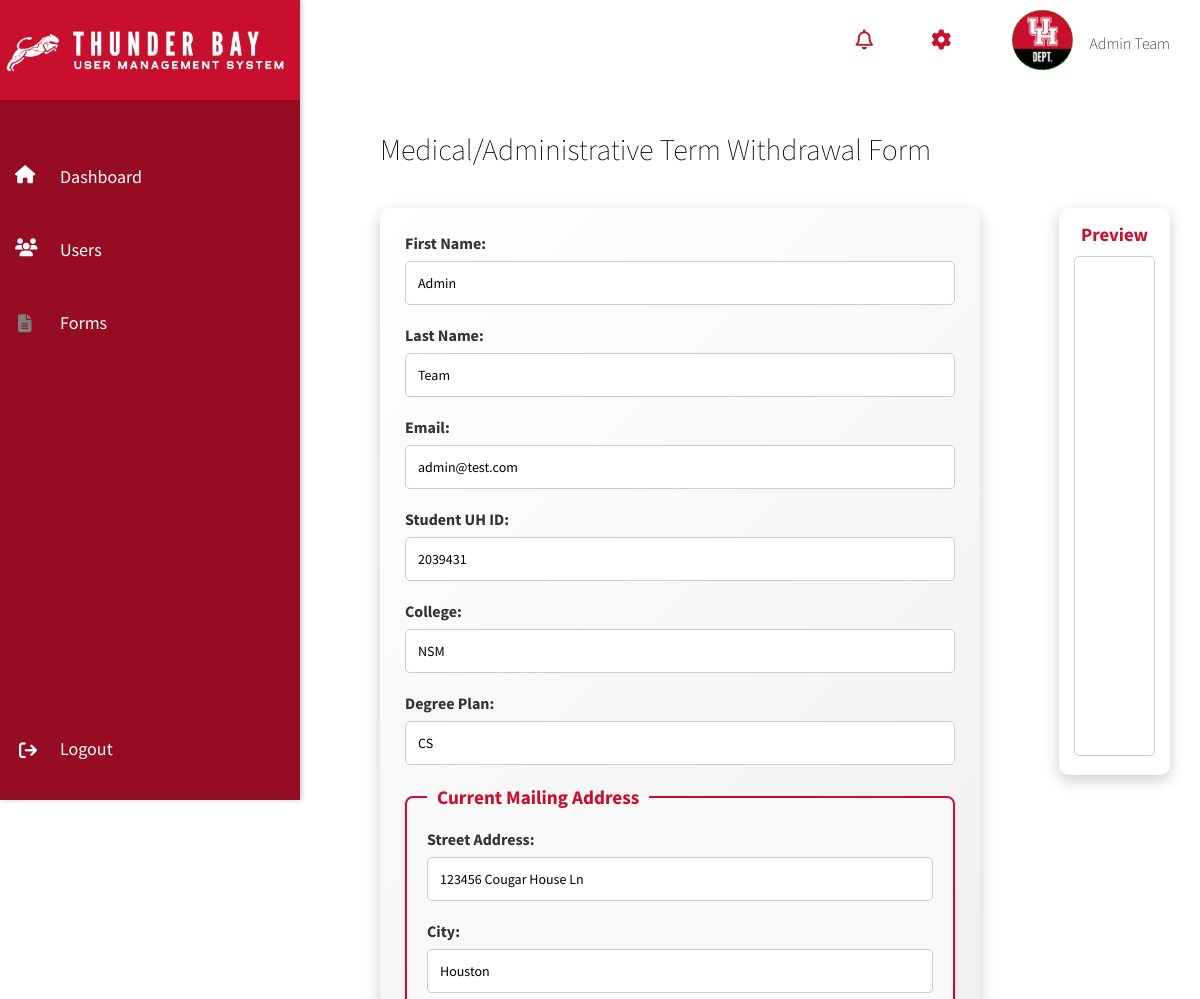
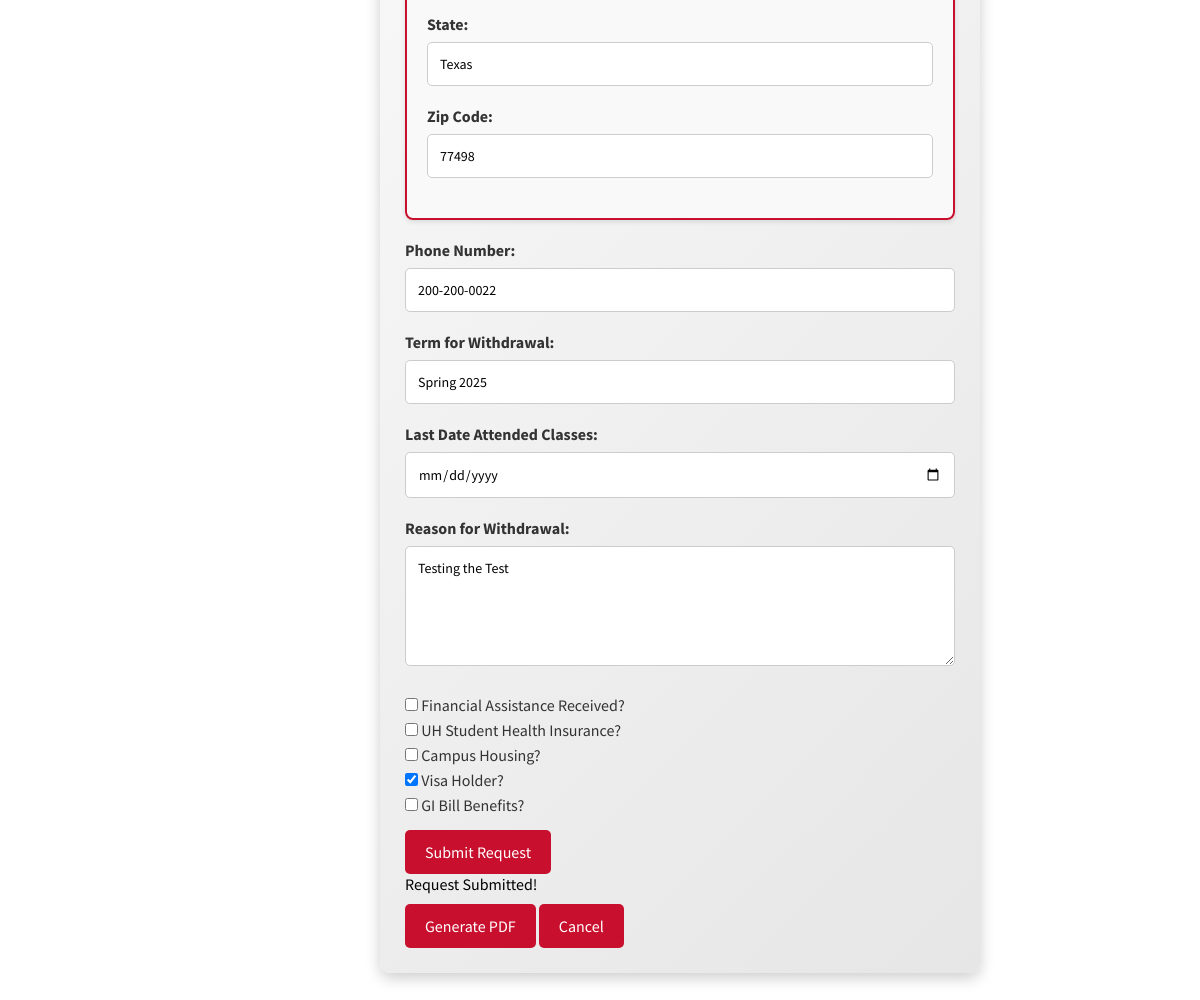
/fill-form/withdrawal/ (signed in), run on the app's committed database (2 pictures, top to bottom).
### usr_mgmt_app/models.py (models this page shows, shortened)
class UserProfile(AbstractUser):
    ROLE_CHOICES = [
        ('admin', 'Admin'),
        ('moderator', 'Moderator'),
        ('user', 'User'),
    ]
    ACADEMIC_LEVEL_CHOICES = [
        ('undergraduate', 'Undergraduate'),
        ('graduate', 'Graduate'),
    ]
    cougar_id = models.CharField(max_length=7,unique=True,null=True,blank=True,validators=[RegexValidator(regex=r'^\d{7}$', message='Cougar ID must be exactly 7 digits')])
    role = models.CharField(max_length=10, choices=ROLE_CHOICES, default='user')
    academic_level = models.CharField(max_length=15, choices=ACADEMIC_LEVEL_CHOICES, null=True, blank=True)
    profile_picture = models.ImageField(upload_to='profile_pictures/', null=True, blank=True)
    profile_banner = models.ImageField(upload_to='banner_pictures/', null=True,blank=True)
    bio = models.TextField(null=True, blank=True)
    is_active = models.BooleanField(default=True)
    created_at = models.DateTimeField(auto_now_add=True)
    updated_at = models.DateTimeField(auto_now=True)
    signature = models.ImageField(upload_to='signatures/', null=True, blank=True, validators=[validate_signature_file])
    groups = models.ManyToManyField(Group, related_name="userprofile_groups", blank=True)
    user_permissions = models.ManyToManyField(Permission, related_name="userprofile_permissions", blank=True)
    unit = models.ForeignKey(Unit, null=True, blank=True, on_delete=models.SET_NULL)
    class Meta:
        permissions = [
            ("can_read", "Can read data"),
            ("can_edit", "Can edit data"),
            ("can_manage_users", "Can activate/deactivate and delete users"),
            ("can_approve", "Can approve requests"),  # Added new permission
        ]

class WithdrawalRequest(models.Model):
    STATUS_CHOICES = [
        ('draft', 'Draft'),
        ('pending', 'Pending'),
        ('returned', 'Returned'),
        ('approved', 'Approved'),
    ]
    user = models.ForeignKey(UserProfile, on_delete=models.CASCADE, related_name="withdrawal_requests")
    student_id = models.CharField(max_length=7, default="0000000")
    middle_name = models.CharField(max_length=50, blank=True, null=True)  # New field for middle name
    email = models.EmailField(default="example@example.com")  # New field for email
    college = models.CharField(max_length=100, default="Unknown College")
    degree_plan = models.CharField(max_length=100, default="Unknown Degree Plan")
    status = models.CharField(max_length=20, choices=STATUS_CHOICES, default='Draft')
    street_address = models.CharField(max_length=255, default="No address provided")
    city = models.CharField(max_length=100, default="Unknown City")
    state = models.CharField(max_length=50, default="Unknown State")
    zipcode = models.CharField(max_length=10, default="00000")
    phone = models.CharField(max_length=15, default="000-000-0000")
    withdrawal_term = models.CharField(max_length=20, default="Spring 2025")
    last_attendance_date = models.DateField(null=True, blank=True)
    withdrawal_reason = models.TextField(default="No reason provided")
    financial_assistance = models.BooleanField(default=False)
    uh_health_insurance = models.BooleanField(default=False)
    campus_housing = models.BooleanField(default=False)
    visa_holder = models.BooleanField(default=False)
    gi_bill = models.BooleanField(default=False)
    student_initial = models.CharField(max_length=1, default="-")
    pdf_document = models.FileField(upload_to="generated_pdfs/", null=True, blank=True)
    created_at = models.DateTimeField(auto_now_add=True)

### usr_mgmt_app/views.py (the view, shortened to what this page needs)
# urls.py: path("fill-form/withdrawal/", views.fill_withdrawal_form, name="fill_withdrawal_form"),
def fill_withdrawal_form(request):
    user = request.user
    existing_request = WithdrawalRequest.objects.filter(user=user).first()
    withdrawal_request = existing_request or WithdrawalRequest.objects.filter(user=user).last()
    return render(
        request,
        "forms/withdrawal_form.html",
        {
            "withdrawal_request": withdrawal_request,
            "MEDIA_URL": settings.MEDIA_URL
        }
    )

### templates/forms/withdrawal_form.html (shortened to what this page needs)
{% load static %}
<!DOCTYPE html>
<html lang="en">
<head>
    <link rel="stylesheet" href="{% static 'css/dashboard.css' %}">
    <link rel="stylesheet" href="{% static 'css/academic_forms.css' %}">
</head>
<body>
<nav class="navbar">
    <div class="navbar-content">
        <i id="notifications_icon" class="fa-regular fa-bell"></i>
<div class="dropdown-wrapper">
    <i id="settings_icon" class="fa-solid fa-gear"></i>
</div>
<div class="dropdown-wrapper">
    <div class="navbar_user">
        {% if user.profile_picture %}
            <img class="profile_picture" src="{{ user.profile_picture.url }}" alt="profile picture">
        {% else %}
            <img class="profile_picture" src="{% static 'images/default_profile.png' %}" alt="Default profile picture">
        {% endif %}
        <span class="navbar_username">{{ user.first_name }} {{ user.last_name }}</span>
    </div>
</div>
    </div>
</nav>
    <div class="sidebar">
        <div class="logoContainer">
            <img class="logo" src="{% static 'images/logo2.png' %}" alt="logo">
        </div>
        <div class="sidebar-content">
            <a href="{% url 'dashboard' %}" class="sidebar-link" data-icon="fa-house">Dashboard</a>
            <a href="{% url 'user_list' %}" class="sidebar-link" data-icon="fa-users">Users</a>
            <a href="{% url 'approval_requests' %}" class="sidebar-link" data-icon="fa-file-alt">Forms</a>
        </div>
        <div class="logout-container">
            <a href="{% url 'logout' %}" class="logout-btn">Logout</a>
            <i id="logoutIcon" class="fa-solid fa-arrow-right-from-bracket"></i>
        </div>
    </div>
    <div class="main-content">
        <h2>Medical/Administrative Term Withdrawal Form</h2>
        <div class="form-preview-container">
            <form method="POST" action="{% url 'fill_withdrawal_form' %}">
                <label>First Name:</label>
                <input type="text" value="{{ user.first_name }}" readonly>
                <label>Last Name:</label>
                <input type="text" value="{{ user.last_name }}" readonly>
                <label for="email">Email:</label>
                <input type="email" id="email" name="email" value="{{ user.email }}" required>
                <label>Student UH ID:</label>
                <input type="text" name="student_id" value="{% if withdrawal_request %}{{ withdrawal_request.student_id }}{% endif %}" required pattern="\d{7}" title="Must be a 7-digit number">
                <label>College:</label>
                <input type="text" name="college" value="{% if withdrawal_request %}{{ withdrawal_request.college }}{% endif %}" required>
                <label>Degree Plan:</label>
                <input type="text" name="degree_plan" value="{% if withdrawal_request %}{{ withdrawal_request.degree_plan }}{% endif %}" required>
                <fieldset class="address-fieldset">
                    <legend>Current Mailing Address</legend>
                    <label>Street Address:</label>
                    <input type="text" name="street_address" value="{% if withdrawal_request %}{{ withdrawal_request.street_address }}{% endif %}" required>
                    <label>City:</label>
                    <input type="text" name="city" value="{% if withdrawal_request %}{{ withdrawal_request.city }}{% endif %}" required>
                    <label>State:</label>
                    <input type="text" name="state" value="{% if withdrawal_request %}{{ withdrawal_request.state }}{% endif %}" required>
                    <label>Zip Code:</label>
                    <input type="text" name="zipcode" value="{% if withdrawal_request %}{{ withdrawal_request.zipcode }}{% endif %}" required>
                </fieldset>
                <label>Phone Number:</label>
                <input type="tel" name="phone" value="{% if withdrawal_request %}{{ withdrawal_request.phone }}{% endif %}" required>
                <label>Term for Withdrawal:</label>
                <input type="text" name="withdrawal_term" value="{% if withdrawal_request %}{{ withdrawal_request.withdrawal_term }}{% endif %}" required>
                <label>Last Date Attended Classes:</label>
                <input type="date" name="last_attendance_date" value="{% if withdrawal_request %}{{ withdrawal_request.last_attendance_date }}{% endif %}" required>
                <label>Reason for Withdrawal:</label>
                <textarea name="withdrawal_reason" required>{% if withdrawal_request %}{{ withdrawal_request.withdrawal_reason }}{% endif %}</textarea>
                <div class="checkbox-group">
                    <label><input type="checkbox" name="financial_assistance" value="True" {% if withdrawal_request and withdrawal_request.financial_assistance %}checked{% endif %}> Financial Assistance Received?</label>
                    <label><input type="checkbox" name="uh_health_insurance" value="True" {% if withdrawal_request and withdrawal_request.uh_health_insurance %}checked{% endif %}> UH Student Health Insurance?</label>
                    <label><input type="checkbox" name="campus_housing" value="True" {% if withdrawal_request and withdrawal_request.campus_housing %}checked{% endif %}> Campus Housing?</label>
                    <label><input type="checkbox" name="visa_holder" value="True" {% if withdrawal_request and withdrawal_request.visa_holder %}checked{% endif %}> Visa Holder?</label>
                    <label><input type="checkbox" name="gi_bill" value="True" {% if withdrawal_request and withdrawal_request.gi_bill %}checked{% endif %}> GI Bill Benefits?</label>
                </div>
                <button type="submit" class="btn">Submit Request</button>
                {% if withdrawal_request %}
                    <div class="message">Request Submitted!</div>
                    <div class="form-buttons">
                        <a href="{% url 'generate_withdrawal_pdf' withdrawal_request.id %}" target="_blank" class="btn">Generate PDF</a>
                        <a href="{% url 'approval_requests' %}" class="btn btn-back">Cancel</a>
                    </div>
                {% endif %}
            </form>
            <div class="pdf-preview-container">
                <h3>Preview</h3>
                <iframe id="pdfPreview"
                     src="{% if withdrawal_request and withdrawal_request.pdf_document %}{{ MEDIA_URL }}{{ withdrawal_request.pdf_document }}{% else %}{% static 'pdfs/withdrawal_form.pdf' %}{% endif %}"
                    width="100%" height="500px"
                    type="application/pdf">
                </iframe>
            </div>
        </div>
    </div>
</body>
</html>

### static/css/dashboard.css (style rules this page uses)
* { margin: 0; padding: 0; box-sizing: border-box; font-family: Source Sans Pro,sans-serif; }
body { background: rgb(255,255,255); color: black; z-index: 1; overflow-x:hidden; }
h2 { font-weight: lighter; font-size: 30px; margin-top:50px; font-family: Source Sans Pro,sans-serif; }
h3 { font-family: Source Sans Pro, sans-serif; }
.navbar { padding: 15px 30px; position: fixed; top: 0; left: 300px; right: 0; height: 70px; display: flex; align-items: center; justify-content: space-between; z-index: 1000; flex-direction: row; font-family: Source Sans Pro,sans-serif; }
.navbar-content { display: flex; width: 100%; justify-content: right; align-items: center; flex-grow: 1; flex-direction: row; padding: 10px 0 0 10px; }
.navbar-content > * { margin-left: 1%; }
.navbar_user { display: flex; flex-direction: row; align-items: center; margin-left: 50px; transition: transform 0.3s ease-in-out; padding-right:2%; }
.navbar_username { padding: 15px 0 10px 15px; font-weight: lighter; white-space: nowrap; flex-shrink: 0; }
#settings_icon { font-size: 20px; margin-left:50px; transition: transform 0.3s ease-in-out; color:rgb(200,16,46); }
#notifications_icon { font-size: 20px; transition: transform 0.3s ease-in-out; color:rgb(200,16,46); }
.dropdown-wrapper { position: relative; }
.profile_picture { max-width:65px; width:100%; border-radius: 50%; object-fit: cover; border: 2px solid #fff; background-color: #f0f0f0; }
.main-content { margin-left: 350px; margin-top: 50px; padding: 30px; min-height: 100vh; font-family: Source Sans Pro,sans-serif; overflow-y: scroll; }
.sidebar { height: 100vh; width: 300px; position: fixed; top: 0; left: 0; background: rgb(150,12,34); padding-top: 120px; overflow-y: hidden; overflow-x: hidden; box-shadow: 2px 0px 5px rgba(0, 0, 0, 0.2); z-index: 1001; justify-content: space-between; display: flex; flex-direction: column; font-family: Source Sans Pro,sans-serif; }
.logoContainer { position: absolute; max-width: 500px; width:100%; max-height:100px; height:100%; top: 0; padding-top:10%; background: rgb(200,16,46); }
.logo { position: relative; max-width: 95%; }
.sidebar-content { flex-grow: 1; display: flex; flex-direction: column; margin-top:10%; }
.sidebar-link { position: relative; display: block; padding-left: 40px; font-size: 18px; color: white; }
.sidebar-link::before { content: ""; position: absolute; left: 15px; font-family: "Font Awesome 5 Free"; font-weight: 900; font-size: 18px; color:white; }
.sidebar-link[data-icon="fa-house"]::before { content: "\f015"; color:grey; }
.sidebar-link[data-icon="fa-users"]::before { content: "\f0c0"; color: white; }
.sidebar-link[data-icon="fa-file-alt"]::before { content: "\f15c"; color: white; margin-top:1%; margin-left:1%; }
.sidebar a { display: block; color: rgba(255, 255, 255); padding: 15px 15px 20px 60px; text-decoration: none; font-size: 18px; transition: background 0.3s ease, color 0.3s ease; z-index:1003; }
.sidebar-content a { margin-bottom: 5%; }
#logoutIcon { font-size: 18px; color: rgb(255,255,255); z-index:1002; transform: translate(105%,-215%); }
.logout-btn { padding: 10px 20px; text-decoration: none; border-radius: 5px; transition: background 0.3s ease; z-index:1003; }
.main-content { opacity: 0; animation: fadeIn 1s ease-in-out forwards; }
.navbar i, .sidebar i { transition: transform 0.3s ease-in-out; }

### data on the page
UserProfile: profile_picture (picture), first_name "Admin", last_name "Team", email "admin@test.com"
WithdrawalRequest: student_id "2039431", college "NSM", degree_plan "CS", street_address "123456 Cougar House Ln", city "Houston", state "Texas", zipcode "77498", phone "200-200-0022", withdrawal_term "Spring 2025", withdrawal_reason "Testing the Test", visa_holder "☑"
